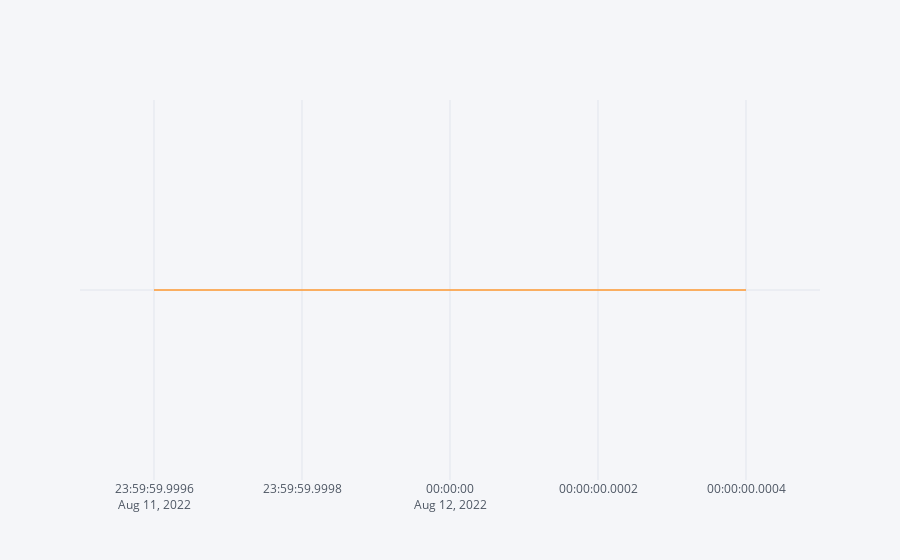

Notebook code cell kept with this figure:
### Code cell
returns['Volume'].iplot(kind='bar')

### Figure 1 — Plotly figure (JSON) as saved in the notebook; plotly's stock layout.template omitted (floating-point values rounded to 4 significant figures)
{"data": [{"marker": {"color": "rgba(255, 153, 51, 0.6)", "line": {"color": "rgba(255, 153, 51, 1.0)", "width": 1}}, "name": "Volume", "orientation": "v", "text": "", "type": "bar", "x": ["2022-08-12"], "y": [""]}], "layout": {"legend": {"bgcolor": "#F5F6F9", "font": {"color": "#4D5663"}}, "paper_bgcolor": "#F5F6F9", "plot_bgcolor": "#F5F6F9", "title": {"font": {"color": "#4D5663"}}, "xaxis": {"gridcolor": "#E1E5ED", "showgrid": true, "tickfont": {"color": "#4D5663"}, "title": {"font": {"color": "#4D5663"}, "text": ""}, "zerolinecolor": "#E1E5ED"}, "yaxis": {"gridcolor": "#E1E5ED", "showgrid": true, "tickfont": {"color": "#4D5663"}, "title": {"font": {"color": "#4D5663"}, "text": ""}, "zerolinecolor": "#E1E5ED"}}}
